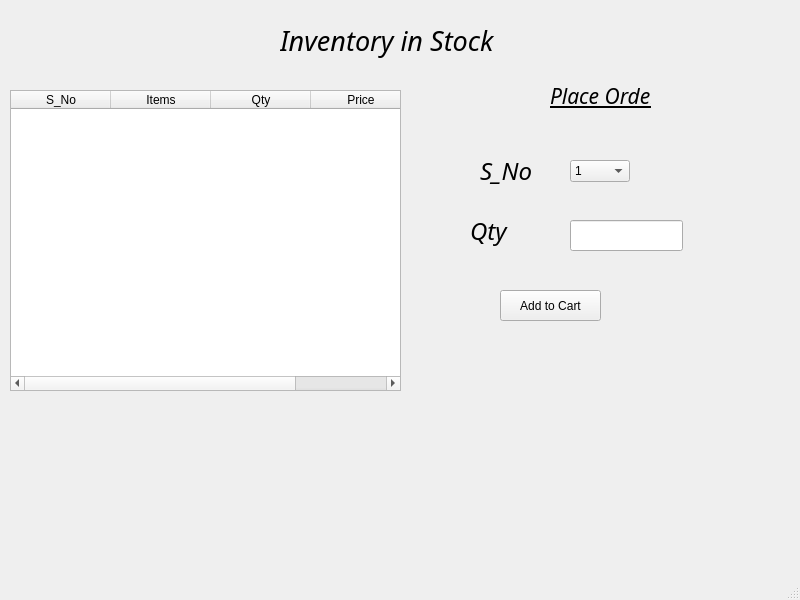
<?xml version="1.0" encoding="UTF-8"?>
<ui version="4.0">
 <class>InventoryStock</class>
 <widget class="QMainWindow" name="InventoryStock">
  <property name="geometry">
   <rect>
    <x>0</x>
    <y>0</y>
    <width>800</width>
    <height>600</height>
   </rect>
  </property>
  <property name="windowTitle">
   <string>MainWindow</string>
  </property>
  <widget class="QWidget" name="centralwidget">
   <widget class="QTableWidget" name="tableWidget">
    <property name="geometry">
     <rect>
      <x>10</x>
      <y>90</y>
      <width>391</width>
      <height>301</height>
     </rect>
    </property>
    <column>
     <property name="text">
      <string>S_No</string>
     </property>
    </column>
    <column>
     <property name="text">
      <string>Items</string>
     </property>
    </column>
    <column>
     <property name="text">
      <string>Qty</string>
     </property>
    </column>
    <column>
     <property name="text">
      <string>Price</string>
     </property>
    </column>
   </widget>
   <widget class="QLabel" name="label">
    <property name="geometry">
     <rect>
      <x>280</x>
      <y>10</y>
      <width>311</width>
      <height>61</height>
     </rect>
    </property>
    <property name="font">
     <font>
      <family>Monotype Corsiva</family>
      <pointsize>20</pointsize>
      <italic>true</italic>
     </font>
    </property>
    <property name="text">
     <string>Inventory in Stock</string>
    </property>
   </widget>
   <widget class="QLabel" name="label_2">
    <property name="geometry">
     <rect>
      <x>550</x>
      <y>70</y>
      <width>101</width>
      <height>51</height>
     </rect>
    </property>
    <property name="font">
     <font>
      <family>Monotype Corsiva</family>
      <pointsize>16</pointsize>
      <italic>true</italic>
      <underline>true</underline>
     </font>
    </property>
    <property name="text">
     <string>Place Order</string>
    </property>
   </widget>
   <widget class="QLabel" name="label_3">
    <property name="geometry">
     <rect>
      <x>480</x>
      <y>150</y>
      <width>81</width>
      <height>41</height>
     </rect>
    </property>
    <property name="font">
     <font>
      <family>Monotype Corsiva</family>
      <pointsize>18</pointsize>
      <italic>true</italic>
     </font>
    </property>
    <property name="text">
     <string>S_No</string>
    </property>
   </widget>
   <widget class="QComboBox" name="comboBox">
    <property name="geometry">
     <rect>
      <x>570</x>
      <y>160</y>
      <width>60</width>
      <height>22</height>
     </rect>
    </property>
    <item>
     <property name="text">
      <string>1</string>
     </property>
    </item>
    <item>
     <property name="text">
      <string>2</string>
     </property>
    </item>
    <item>
     <property name="text">
      <string>3</string>
     </property>
    </item>
    <item>
     <property name="text">
      <string>4</string>
     </property>
    </item>
    <item>
     <property name="text">
      <string>5</string>
     </property>
    </item>
    <item>
     <property name="text">
      <string>6</string>
     </property>
    </item>
    <item>
     <property name="text">
      <string>7</string>
     </property>
    </item>
    <item>
     <property name="text">
      <string>8</string>
     </property>
    </item>
    <item>
     <property name="text">
      <string>9</string>
     </property>
    </item>
    <item>
     <property name="text">
      <string>10</string>
     </property>
    </item>
    <item>
     <property name="text">
      <string>11</string>
     </property>
    </item>
    <item>
     <property name="text">
      <string>12</string>
     </property>
    </item>
    <item>
     <property name="text">
      <string>13</string>
     </property>
    </item>
   </widget>
   <widget class="QLabel" name="label_5">
    <property name="geometry">
     <rect>
      <x>470</x>
      <y>210</y>
      <width>71</width>
      <height>41</height>
     </rect>
    </property>
    <property name="font">
     <font>
      <family>Monotype Corsiva</family>
      <pointsize>18</pointsize>
      <italic>true</italic>
     </font>
    </property>
    <property name="text">
     <string>Qty</string>
    </property>
   </widget>
   <widget class="QLineEdit" name="lineEdit_2">
    <property name="geometry">
     <rect>
      <x>570</x>
      <y>220</y>
      <width>113</width>
      <height>31</height>
     </rect>
    </property>
   </widget>
   <widget class="QPushButton" name="pushButton">
    <property name="geometry">
     <rect>
      <x>500</x>
      <y>290</y>
      <width>101</width>
      <height>31</height>
     </rect>
    </property>
    <property name="text">
     <string>Add to Cart</string>
    </property>
   </widget>
  </widget>
  <widget class="QMenuBar" name="menubar">
   <property name="geometry">
    <rect>
     <x>0</x>
     <y>0</y>
     <width>800</width>
     <height>22</height>
    </rect>
   </property>
  </widget>
  <widget class="QStatusBar" name="statusbar"/>
 </widget>
 <resources/>
 <connections/>
</ui>
